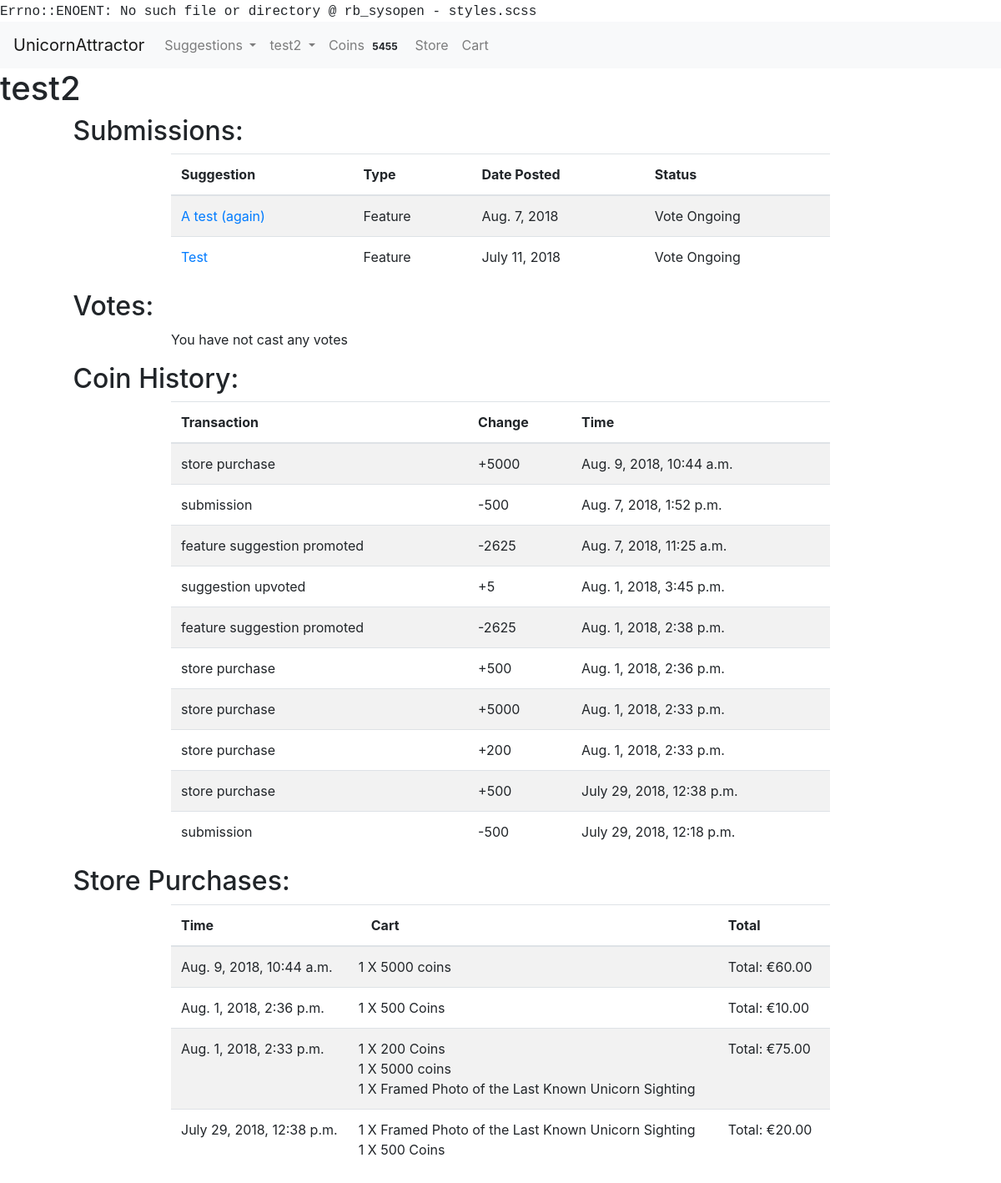
Before: /user/3 (signed in) with the older database file.
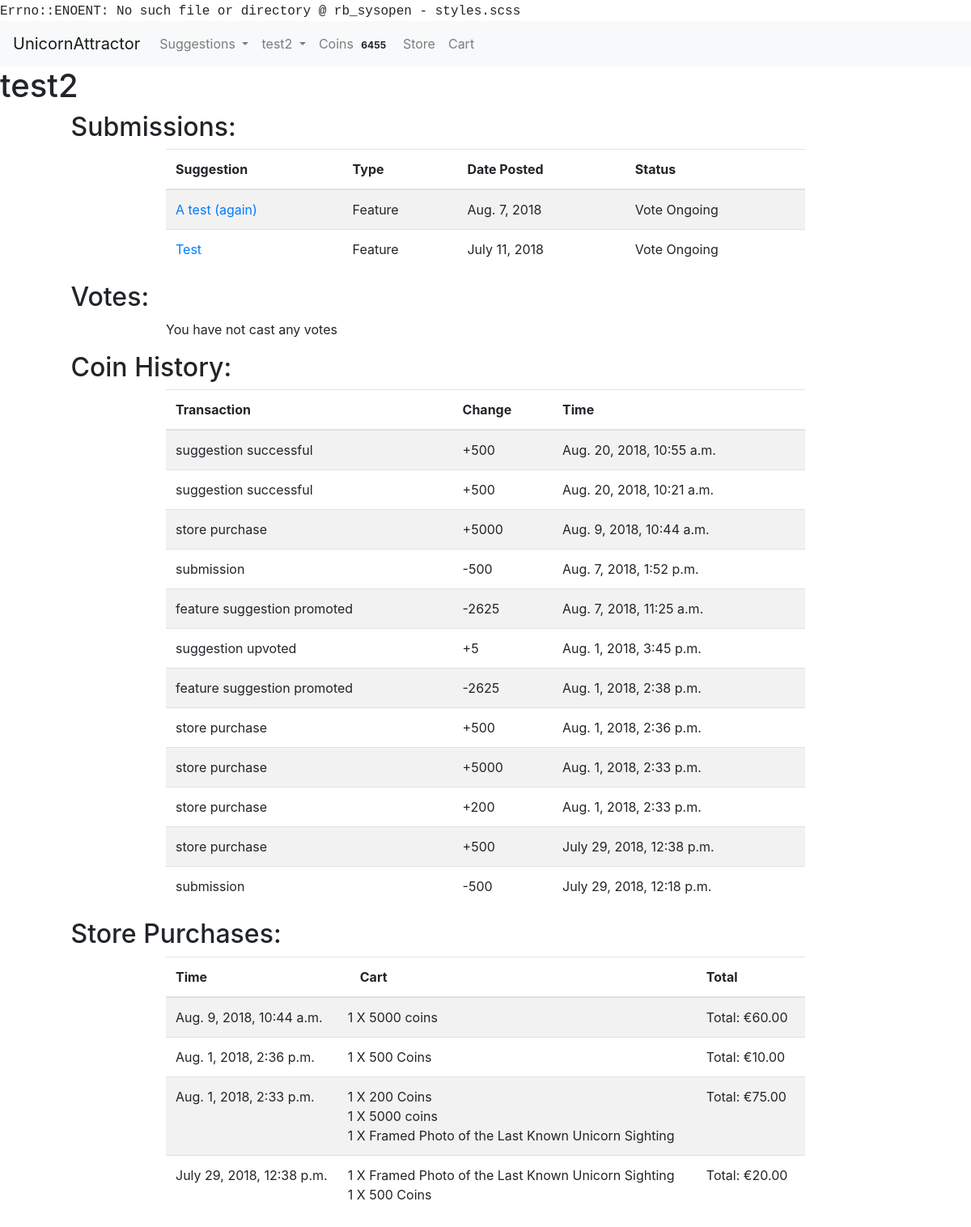
After: the same page with the newer database file.
### accounts/models.py (models this page shows)
class User(AbstractUser):
    USERNAME_FIELD = "email"
    email = models.EmailField('email address', blank=False, unique=True)
    REQUIRED_FIELDS = []
    def __str__(self):
        return self.username

### usersuggestions/models.py (models this page shows, shortened)
class SuggestionAdminPage(models.Model):
    status_choices = ((0, "not scheduled"), (1, "scheduled"), (2, "in progress"), (3, "completed"))
    priority_choices = ((0, "low"), (1, 'normal'), (2, 'high'))
    suggestion = models.ForeignKey(Suggestion, null=False, on_delete=models.CASCADE)
    status = models.PositiveSmallIntegerField(choices=status_choices, default=0)
    developer_assigned = models.ForeignKey(User, null=True, blank=True, on_delete=models.PROTECT)
    priority = models.PositiveSmallIntegerField(choices=priority_choices, null=True, blank=True, default=1)
    date_started = models.DateField(null=True, blank=True)
    estimated_days_to_complete = models.PositiveSmallIntegerField(null=True, blank=True)
    expected_completion_date = models.DateField(null=True, blank=True)
    date_completed = models.DateField(null=True, blank=True)
    in_current_voting_cycle = models.BooleanField(blank=False, default=True)
    github_branch = models.CharField(null=True, blank=True, max_length=50)
    was_successful = models.NullBooleanField(blank=True, null=True)
    current_winner = models.BooleanField(blank=False, default=False)

class Suggestion(models.Model):
    suggestion_choices = ((True, 'Feature'), (False, 'Bug Fix'))
    is_feature = models.BooleanField(blank=False, default=False, choices=suggestion_choices)
    user = models.ForeignKey(User, null=False, on_delete=models.PROTECT)
    title = models.CharField(max_length=200, blank=False)
    details = RichTextUploadingField()
    date_time = models.DateTimeField(auto_now_add=True)
    delay_submission = models.BooleanField(null=False, blank=True, default=False)

### market/models.py (models this page shows, shortened)
class UserCoinHistory(models.Model):
    transaction_choices = ((1, 'submission'), (2, 'upvote'), (3, 'referral'),
                           (4, 'store purchase'), (5, 'initial signup'), (6, 'received referral'),
                           (7, 'suggestion upvoted'), (8, 'suggestion successful'), (9, 'feature suggestion promoted'))
    user = models.ForeignKey(User, null=False, on_delete=models.PROTECT)
    coins_change = models.IntegerField(null=False)
    date_time = models.DateTimeField(auto_now_add=True)
    suggestion = models.ForeignKey(Suggestion, null=True, blank=True, on_delete=models.CASCADE)
    transaction = models.PositiveSmallIntegerField(choices=transaction_choices, blank=False, null=False)

class Order(models.Model):
    user = models.ForeignKey(User, null=False, on_delete=models.PROTECT)
    date_time = models.DateTimeField(auto_now_add=True)
    delivery_address = models.ForeignKey(Delivery, null=True, on_delete=models.PROTECT)

class OrderItem(models.Model):
    order = models.ForeignKey(Order, null=False, on_delete=models.CASCADE)
    item = models.ForeignKey(StoreItem, null=False, on_delete=models.PROTECT)
    quantity = models.PositiveIntegerField(null=False)
    total_purchase_price = models.DecimalField(max_digits=8, decimal_places=2)

class StoreItem(models.Model):
    name = models.CharField(max_length=200, null=False, blank=False)
    description = models.TextField()
    price = models.DecimalField(max_digits=8, decimal_places=2)
    image = models.ImageField(upload_to='images')
    delivery_required = models.BooleanField(blank=False, null=False)
    is_coins = models.BooleanField(default=False, null=False)
    coins_amount = models.PositiveIntegerField(blank=True, null=True)
    def __str__(self):
        return self.name

### unicornapp/views.py (the view)
# urls.py: url(r'^user/(?P<user_id>\d+)$', render_userpage, name='userpage'),
@login_required()
def render_userpage(request, user_id):
    user = get_object_or_404(User, id=user_id)
    if request.user == user:
        values = get_userpage_values(user)
        return render(request, "userpage.html", {"user": user,
                                                 "votes": values["votes"], "purchases": values["purchases"],
                                                 "coin_history": values["coin_history"],
                                                 "suggestions": values["suggestions"],
                                                 })
    else:
        return redirect("issue_tracker")

### market/cart.py (called while the page is built)
    def __len__(self):
        return sum(item['quantity'] for item in self.cart.values())

### market/coins.py (called while the page is built)
def return_user_coins(user):
    UserCoins.objects.get_or_create(user=user)
    user_row = UserCoins.objects.get(user=user)
    return user_row.coins

### market/contexts.py (called while the page is built)
def cart(request):
    return {'cart': Cart(request)}

def usercoins(request):
    if request.user.is_authenticated:
        user = request.user
        coins_amount = return_user_coins(user)
        return {"usercoins": coins_amount}
    else:
        return {"usercoins": None}

def coins_are_enabled(request):
    return {"coins_are_enabled": settings.COINS_ENABLED}

### unicornapp/views.py (called while the page is built)
def get_userpage_values(user):
    votes = Upvote.objects.filter(user=user).order_by("-date_time")
    purchases = Order.objects.filter(user=user).order_by("-date_time")
    coin_history = UserCoinHistory.objects.filter(user=user).order_by("-date_time")
    suggestions = SuggestionAdminPage.objects.filter(suggestion__user=user).order_by("-suggestion__date_time")
    for purchase in purchases:
        purchase.items = OrderItem.objects.filter(order=purchase)
        purchase.total_cost = 0
        for item in purchase.items:
            purchase.total_cost += item.total_purchase_price
    values_dictionary = {"purchases": purchases,
                         "coin_history": coin_history, "votes": votes, "suggestions": suggestions
                         }
    return values_dictionary

### unicornapp/templates/userpage.html (shortened to what this page needs)
{% extends 'base.html' %} {% block title %} {{ user }} {% endblock %} {% block content %}
<main id="userpage">
    <h1 id="header">{{ user }}</h1>
    <div class="row">
        <div class="offset-md-1">
            <h2 class="section-header">Submissions:</h2>
        </div>
    </div>
    <div class="row">
        <div class="col-xs-12 table-col col-md-8 offset-md-2">
            {% if suggestions|length == 0 %}
            <p class="no-entry-text">You have not submitted any suggestions</p>
            {% else %}
            <table class="table submissions-table table-striped">
                <thead>
                    <tr>
                        <th scope="col">Suggestion</th>
                        <th scope="col">Type</th>
                        <th scope="col">Date Posted</th>
                        <th scope="col">Status</th>
                    </tr>
                </thead>
                <tbody>
                    {% for suggestion in suggestions %}
                    <tr>
                        <td><a href="{% url 'view_suggestion' suggestion.suggestion.id %}">{{ suggestion.suggestion.title }}</a> </td>
                        <td>{{ suggestion.suggestion.get_is_feature_display }}</td>
                        <td>{{ suggestion.suggestion.date_time.date }}</td>
                        <td class="status">
                            {% if suggestion.suggestion.is_feature %} {% if suggestion.in_current_voting_cycle %} Vote Ongoing {% elif suggestion.suggestion.delay_submission %} Submission delayed till next voting cycle {% elif suggestion.was_successful == True %} Suggestion Successful
                            {% else %} Suggestion unsuccessful {% endif %} {% else %} {{ suggestion.get_status_display }} {% endif %}
                        </td>
                    </tr>
                    {% endfor %}
                </tbody>
            </table>
            {% endif %}
        </div>
    </div>
    <div class="row">
        <div class="offset-md-1">
            <h2 class="section-header">Votes:</h2>
        </div>
    </div>
    <div class="row">
        <div class="col-xs-10 col-md-8 table-col offset-xs-1 offset-md-2">
            {% if votes|length == 0 %}
            <p class="no-entry-text">You have not cast any votes</p>
            {% endif %}
            </div>
        </div>
{% if coins_are_enabled %}
        <div class="row">
            <div class="offset-md-1">
                <h2 class="section-header">Coin History:</h2>
            </div>
        </div>
        <div class="row">
            <div class="col-xs-10 table-col col-md-8 offset-xs-1 offset-md-2">
                <table class="table table-striped">
                    <thead>
                        <tr>
                            <th scope="col">Transaction</th>
                            <th scope="col">Change</th>
                            <th scope="col">Time</th>
                        </tr>
                    </thead>
                    <tbody>
                        {% for entry in coin_history %}
                        <tr>
                            <td>{{ entry.get_transaction_display }}{% if entry.suggestion %}: <a href="{% url 'view_suggestion' entry.suggestion.id %}"> {{ entry.suggestion.title }}</a> {% endif %}
                            </td>
                            <td>{% if entry.coins_change > 0 %} <span class="positive-change">+{% else %}<span class="negative-change">{% endif %}{{ entry.coins_change }}</span></td>
                            <td>{{ entry.date_time }}
                            </td>
                        </tr>
                        {% endfor %}
                    </tbody>
                </table>
            </div>
        </div>
{% endif %}
        <div class="row">
            <div class="offset-md-1">
                <h2 class="section-header">Store Purchases:</h2>
            </div>
        </div>
        <div class="row">
            <div class="col-xs-10  table-col col-md-8 offset-xs-1 offset-md-2">
                {% if purchases|length == 0 %}
                <p class="no-entry-text">You have made no purchases at our store</p>
                {% else %}
                <table class="table table-striped">
                    <thead>
                        <tr>
                            <th scope="col">Time</th>
                            <th scope="col">Cart</th>
                            <th scope="col">Total</th>
                        </tr>
                    </thead>
                    <tbody>
                        {% for purchase in purchases %}
                        <tr>
                            <td>{{ purchase.date_time }}</td>
                            <td>
                                {% for item in purchase.items %}
                                <div class="row">
                                    {{ item.quantity }} X {{ item.item }}
                                </div>
                                {% endfor %}
                            </td>
                            <td>Total: €{{ purchase.total_cost }}</td>
                        </tr>
                        {% endfor %}
                    </tbody>
                </table>
            </div>
            {% endif %}
        </div>
</main>
{% endblock %}

### templates/base.html (shortened to what this page needs)
<!DOCTYPE html>
{% load staticfiles %}
<html lang="en">
<head>
    <link rel="stylesheet" href="https://maxcdn.bootstrapcdn.com/bootstrap/4.0.0/css/bootstrap.min.css"
>
    <link rel="stylesheet" href="{% static 'css/styles.css' %}">
</head>
<header>
    <nav class="navbar navbar-expand-lg navbar-light bg-light justify-content-between">
        <a class="navbar-brand website-title" href="{% url 'home' %}">UnicornAttractor</a>
        <div class="collapse navbar-collapse" id="navbarSupportedContent">
            <ul class="navbar-nav mr-auto">
                <li class="nav-item dropdown">
                    <a class="nav-link dropdown-toggle" href="{% url 'issue_tracker' %}" id="navbarDropdown"
                       role="button" data-toggle="dropdown" aria-haspopup="true" aria-expanded="false">
                        Suggestions
                    </a>
                </li>
                {% if user.is_authenticated %}
                <li class="nav-item dropdown">
                    <a class="nav-link dropdown-toggle" href="#" id="navbarDropdownUser" role="button"
                       data-toggle="dropdown" aria-haspopup="true" aria-expanded="false">
                        {{ user.username }}
                    </a>
                </li>
                {% if coins_are_enabled %}
                <li class="nav-item">
                    <a class="nav-link" href="{% url 'earn_coins' %}"> Coins <span class="badge badge-light">{{ usercoins }}</span></a>
                </li>
                {% endif %}
                {% endif %}
                <li class="nav-item">
                    <a class="nav-link" href="{% url 'store' %}">Store</a>
                </li>
                <li class="nav-item">
                    <a class="nav-link" href="{% url 'view_cart' %}">Cart </a>
                </li>
            </ul>
        </div>
    </nav>
</header>
<body>
{% block content %}{% endblock %}
</body>
</html>

### styles.css (style rules this page uses)
body:before { white-space: pre; font-family: monospace; content: "Errno::ENOENT: No such file or directory @ rb_sysopen - styles.scss"; }

Changed rows visible on the page:
added UserCoinHistory: transaction "suggestion successful", coins_change "500", date_time "Aug. 20, 2018, 10:55 a.m."
added UserCoinHistory: transaction "suggestion successful", coins_change "500", date_time "Aug. 20, 2018, 10:21 a.m."
Other visible differences:
{{ usercoins }}: "5455" → "6455"
